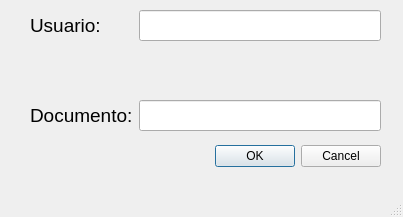
<?xml version="1.0" encoding="UTF-8"?>
<ui version="4.0">
 <class>MainWindow</class>
 <widget class="QMainWindow" name="MainWindow">
  <property name="geometry">
   <rect>
    <x>0</x>
    <y>0</y>
    <width>403</width>
    <height>217</height>
   </rect>
  </property>
  <property name="windowTitle">
   <string>MainWindow</string>
  </property>
  <widget class="QWidget" name="centralwidget">
   <widget class="QWidget" name="formLayoutWidget">
    <property name="geometry">
     <rect>
      <x>30</x>
      <y>10</y>
      <width>351</width>
      <height>121</height>
     </rect>
    </property>
    <layout class="QFormLayout" name="formLayout">
     <item row="3" column="0">
      <widget class="QLabel" name="label_2">
       <property name="font">
        <font>
         <pointsize>14</pointsize>
        </font>
       </property>
       <property name="text">
        <string>Documento:</string>
       </property>
      </widget>
     </item>
     <item row="3" column="1">
      <widget class="QLineEdit" name="campo_documento">
       <property name="font">
        <font>
         <pointsize>14</pointsize>
        </font>
       </property>
      </widget>
     </item>
     <item row="0" column="1">
      <widget class="QLineEdit" name="campo_usuario">
       <property name="font">
        <font>
         <pointsize>14</pointsize>
        </font>
       </property>
      </widget>
     </item>
     <item row="0" column="0">
      <widget class="QLabel" name="label">
       <property name="font">
        <font>
         <pointsize>14</pointsize>
        </font>
       </property>
       <property name="text">
        <string>Usuario:</string>
       </property>
      </widget>
     </item>
     <item row="2" column="1">
      <spacer name="verticalSpacer">
       <property name="orientation">
        <enum>Qt::Vertical</enum>
       </property>
       <property name="sizeHint" stdset="0">
        <size>
         <width>20</width>
         <height>40</height>
        </size>
       </property>
      </spacer>
     </item>
    </layout>
   </widget>
   <widget class="QDialogButtonBox" name="buttonBox">
    <property name="geometry">
     <rect>
      <x>40</x>
      <y>140</y>
      <width>341</width>
      <height>32</height>
     </rect>
    </property>
    <property name="orientation">
     <enum>Qt::Horizontal</enum>
    </property>
    <property name="standardButtons">
     <set>QDialogButtonBox::Cancel|QDialogButtonBox::Ok</set>
    </property>
   </widget>
  </widget>
  <widget class="QMenuBar" name="menubar">
   <property name="geometry">
    <rect>
     <x>0</x>
     <y>0</y>
     <width>403</width>
     <height>21</height>
    </rect>
   </property>
  </widget>
  <widget class="QStatusBar" name="statusbar"/>
 </widget>
 <resources/>
 <connections/>
</ui>
